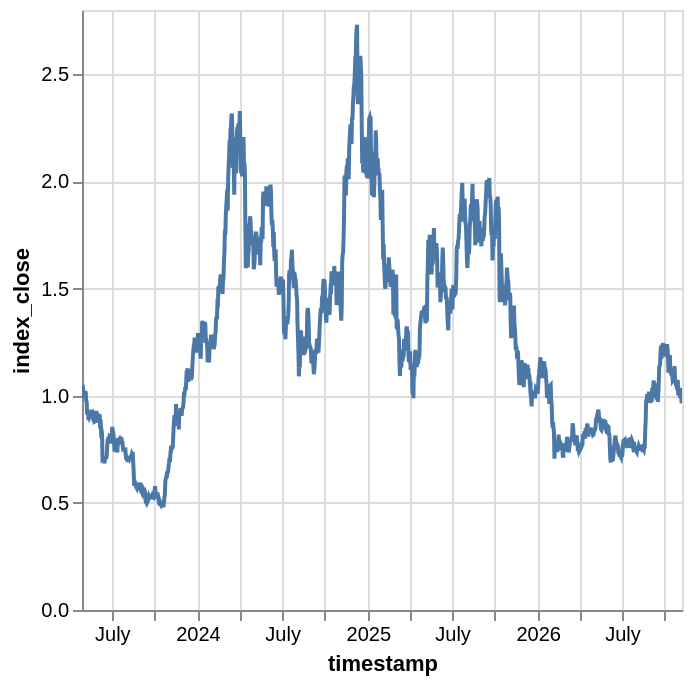

Here is the notebook cell this chart was saved with:
### Code cell
index.plot.line(
    y="index_close",
    x="timestamp"
)

### Figure 1 — Vega-Lite specification as saved in the notebook (floating-point values rounded to 4 significant figures; data arrays with more than 128 entries replaced by an {"elided": "..."} marker saying what was removed)
{"config": {"view": {"continuousWidth": 300, "continuousHeight": 300}}, "data": {"name": "data-afea3a02292d9bc37ce6956761fd4dc2"}, "mark": {"type": "line", "tooltip": true}, "encoding": {"x": {"field": "timestamp", "type": "temporal"}, "y": {"field": "index_close", "type": "quantitative"}}, "params": [{"name": "param_1e9efca18e7a2868", "select": {"type": "interval", "encodings": ["x", "y"]}, "bind": "scales"}], "$schema": "https://vega.github.io/schema/vega-lite/v6.4.1.json", "datasets": {"data-afea3a02292d9bc37ce6956761fd4dc2": {"elided": "1290 records"}}}
